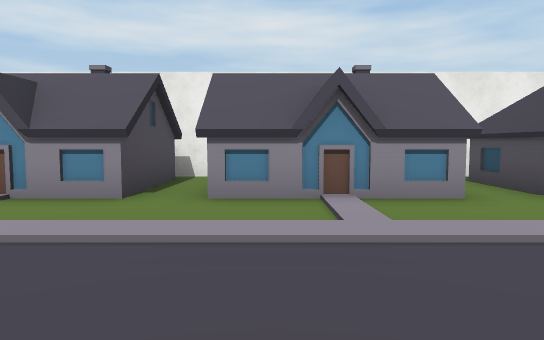
view 1 (above)

17 first-person views from a walk through a scene from a Unity 3-D project. The camera is 1.3 m above the floor, tilts 4° down and sees 70° across. The floor is counted in squares, 2 m on a side. Each view is taken from the middle of a square. On the plan, view 1 faces up. The plan holds only what a view shows up to about 11 squares ahead; the rest is blank. The player is left out. Some surface patterns are stand-ins.

view 2
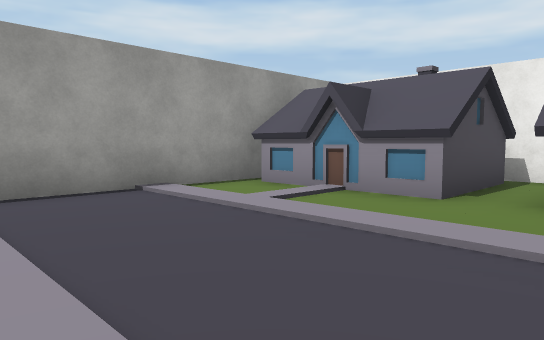

view 3
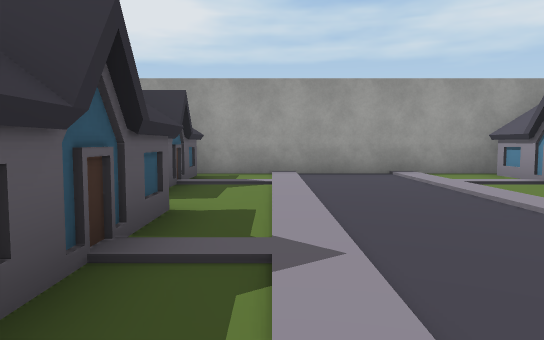

view 4
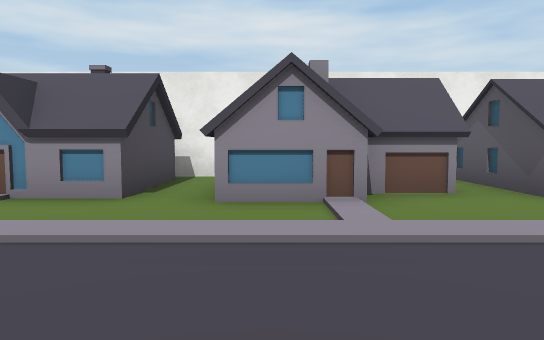

view 5
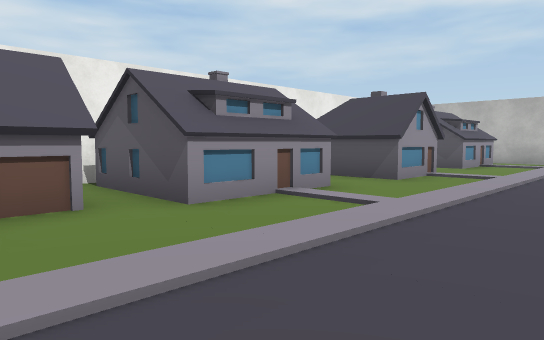

view 6
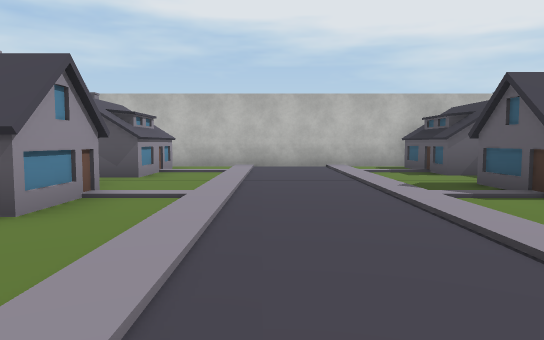

view 7
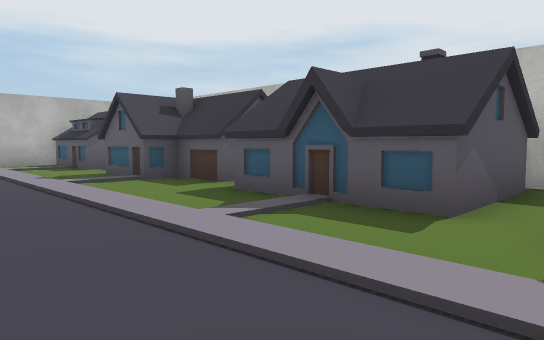

view 8
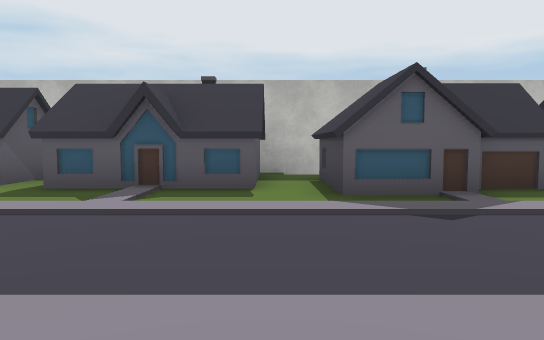

view 9
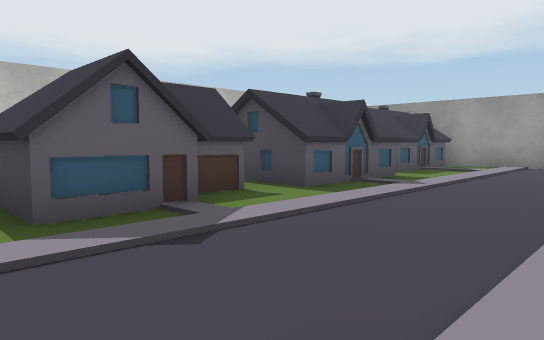

view 10
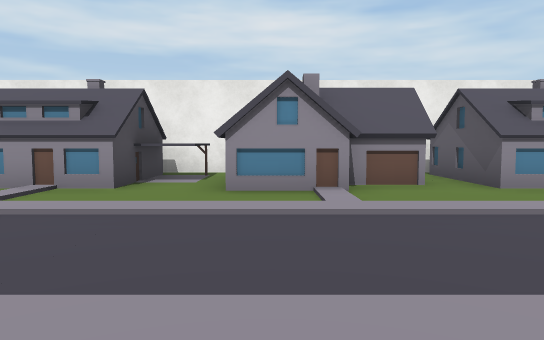

view 11
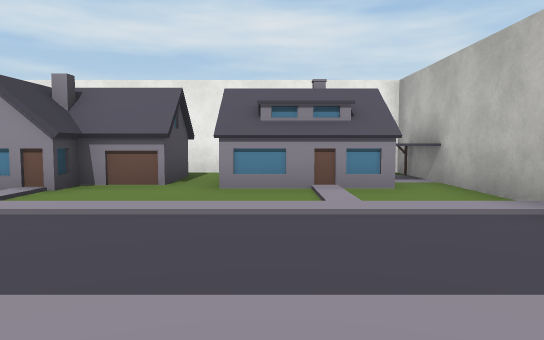

view 12
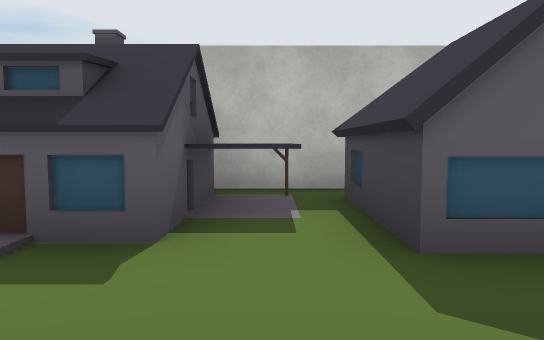

view 13
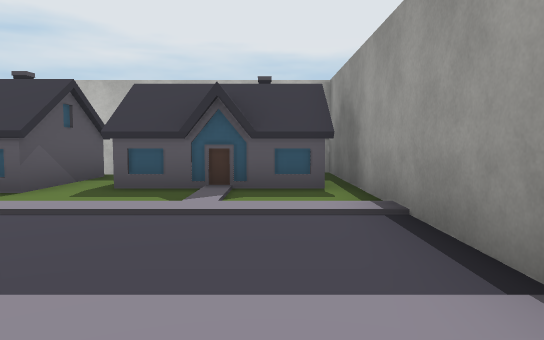

view 14
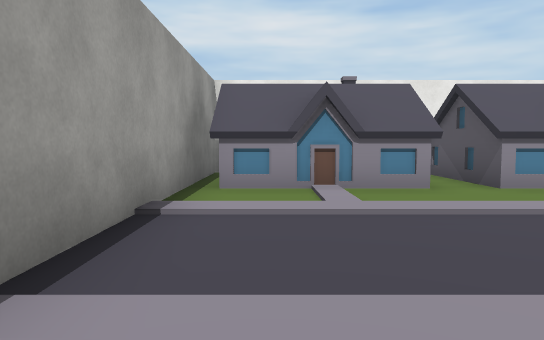

view 15
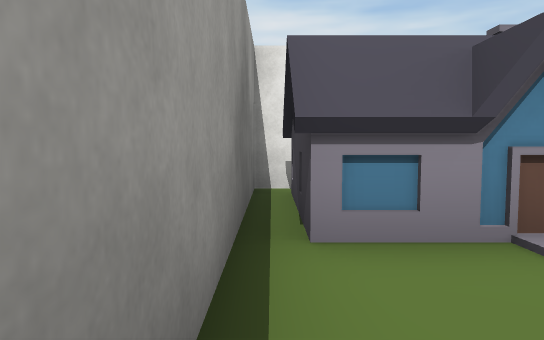

view 16
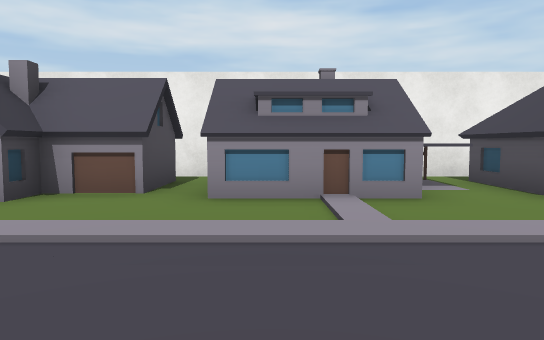

view 17
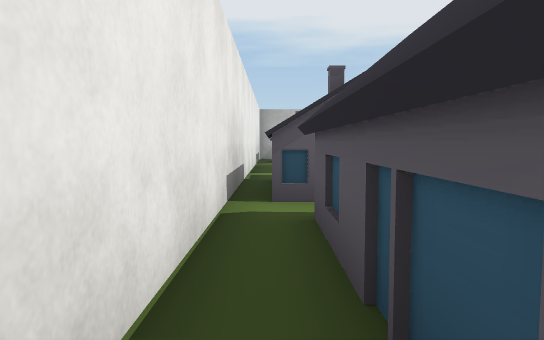

### Floor plan
Ten units are one square. View 1 is at (0, 0); x grows to the right and y downward. Boxes are objects, and circles mark ways between rooms. Rooms are numbered by the first view taken in them; rooms with no view inside come last. Other rooms are left out.
<svg viewBox="-57 -80 250 130">
<path fill="none" stroke="#000" d="M43 8 61 8 61 32M34 -46 34 -66M73 15 104 15M91 13 104 13M31 15 41 15M64 -66 64 -50 50 -50 50 -43 33 -43M10 8 22 8M108 -53 98 -53M73 41 73 13 85 13M98 -70 98 -45 73 -45 73 -71M22 -71 22 -45 -8 -45 -8 -70M111 20 125 20 125 13 141 13 141 37M59 45 74 45M-8 8 5 8M-8 35 -8 10 22 10 22 25M-11 -75 -19 -75M-17 -71 -17 -45 -47 -45 -47 -70M-29 13 -16 13M146 23 158 23M144 -68 144 -50 130 -50 130 -43 114 -43 114 -68M139 45 159 45M-49 13 -35 13M157 40 157 15 183 15M-49 15 -16 15M-46 -75 -52 -75 -52 45M179 -45 153 -45 153 -70M188 -53 180 -53M188 18 188 -75M34 -66 64 -66M86 -75 21 -75M155 -75 86 -75"/>
<circle cx="30" cy="-55" r="3" fill="#2a7"/>
<circle cx="70" cy="-55" r="3" fill="#2a7"/>
<circle cx="110" cy="-60" r="3" fill="#2a7"/>
<circle cx="150" cy="-55" r="3" fill="#2a7"/>
<text x="60" y="-20">1</text>
<text x="50" y="-70">2</text>
<text x="120" y="-70">3</text>
</svg>
Room 1 opens to room 2. Room 1 opens to room 3.

Where each view was taken, in squares from view 1:
view 1: 0 up, 0 right, facing up
view 2: 0 up, 0 right, facing up-left
view 3: 0 up, 3 right, facing left
view 4: 0 up, 4 right, facing up
view 5: 1 up, 5 right, facing up-right
view 6: 2 up, 8 right, facing right
view 7: 2 up, 6 right, facing down-right
view 8: 4 up, 7 right, facing down
view 9: 3 up, 7 right, facing down-left
view 10: 1 down, 12 right, facing up
view 11: 1 down, 16 right, facing up
view 12: 1 up, 15 right, facing down
view 13: 4 up, 4 left, facing down
view 14: 1 down, 4 left, facing up
view 15: 2 up, 5 left, facing up
view 16: 0 up, 8 right, facing up
view 17: 7 up, 3 right, facing right
